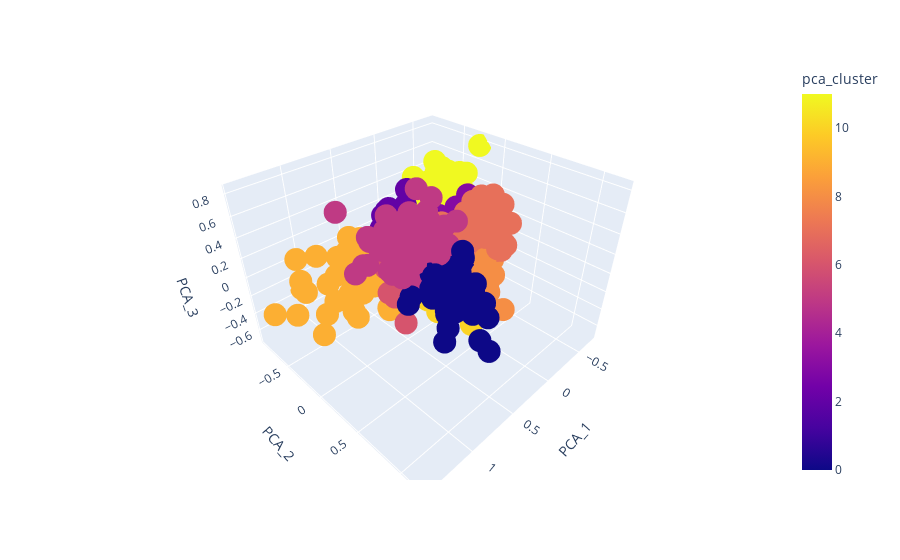

Notebook code cell kept with this figure:
### Markdown cell above
# Plotting Clusters and Projections

We can now view how our clusters

### Code cell
import plotly.express as px
from plotly.offline import init_notebook_mode, iplot
init_notebook_mode(connected=True)   


fig = px.scatter_3d(data, x="PCA_1", y="PCA_2", z="PCA_3", color="pca_cluster", hover_data=[
            "PCA_1", "PCA_2", 
            "PCA_3", "Company"])
fig.show()

### Figure 1 — Plotly figure (JSON) as saved in the notebook; plotly's stock layout.template omitted (floating-point values rounded to 4 significant figures; data arrays with more than 128 entries replaced by an {"elided": "..."} marker saying what was removed)
{"data": [{"customdata": {"elided": "2000x1 str values"}, "hovertemplate": "PCA_1=%{x}<br>PCA_2=%{y}<br>PCA_3=%{z}<br>Company=%{customdata[0]}<br>pca_cluster=%{marker.color}<extra></extra>", "legendgroup": "", "marker": {"color": {"elided": "2000 int values"}, "coloraxis": "coloraxis", "symbol": "circle"}, "mode": "markers", "name": "", "scene": "scene", "showlegend": false, "type": "scatter3d", "x": {"elided": "2000 float values"}, "y": {"elided": "2000 float values"}, "z": {"elided": "2000 float values"}}], "layout": {"coloraxis": {"colorbar": {"title": {"text": "pca_cluster"}}, "colorscale": [[0, "#0d0887"], [0.1111, "#46039f"], [0.2222, "#7201a8"], [0.3333, "#9c179e"], [0.4444, "#bd3786"], [0.5556, "#d8576b"], [0.6667, "#ed7953"], [0.7778, "#fb9f3a"], [0.8889, "#fdca26"], [1, "#f0f921"]]}, "legend": {"tracegroupgap": 0}, "margin": {"t": 60}, "scene": {"domain": {"x": [0, 1], "y": [0, 1]}, "xaxis": {"title": {"text": "PCA_1"}}, "yaxis": {"title": {"text": "PCA_2"}}, "zaxis": {"title": {"text": "PCA_3"}}}}}
